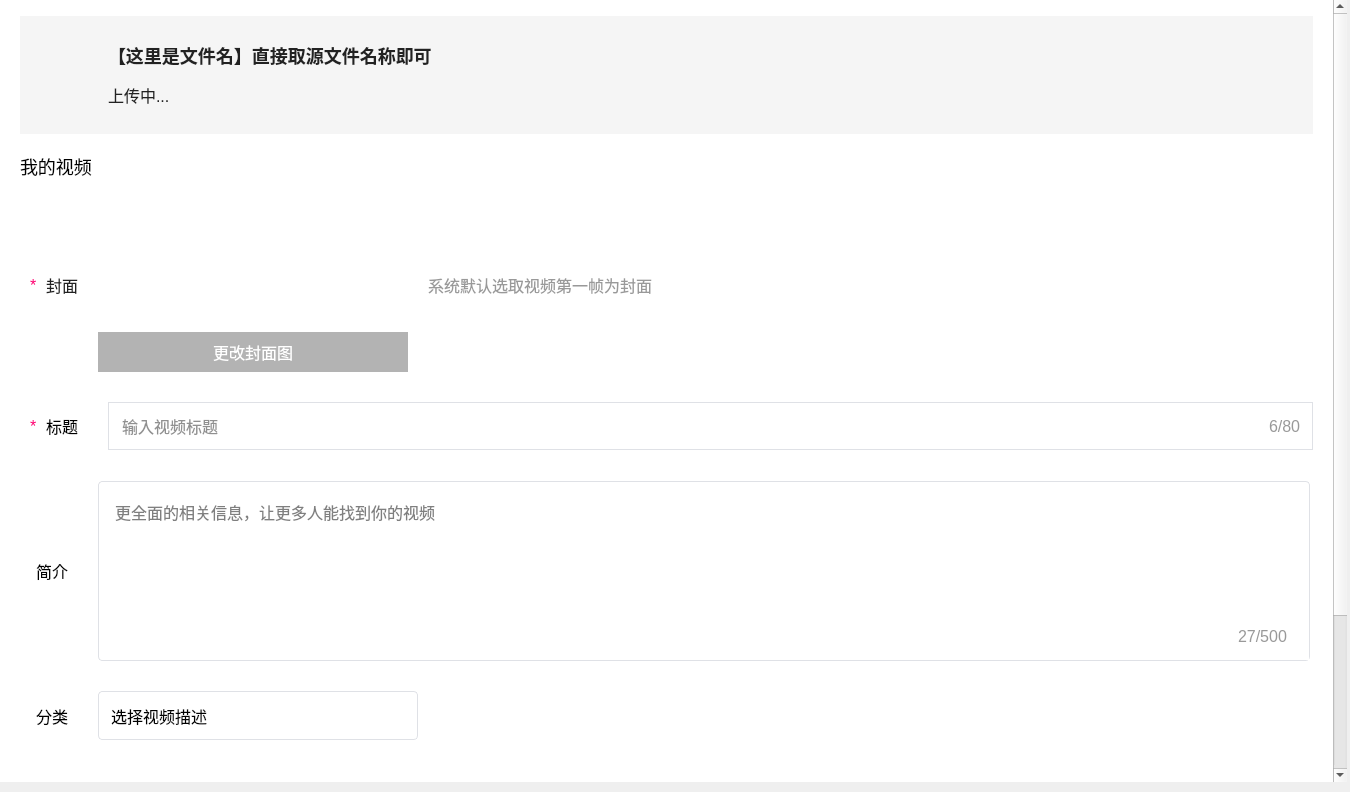
<?xml version="1.0" encoding="UTF-8"?>
<ui version="4.0">
 <class>UploadVideoPage</class>
 <widget class="QWidget" name="UploadVideoPage">
  <property name="geometry">
   <rect>
    <x>0</x>
    <y>0</y>
    <width>1350</width>
    <height>792</height>
   </rect>
  </property>
  <property name="windowTitle">
   <string>Form</string>
  </property>
  <property name="styleSheet">
   <string notr="true">*{
    font-family : 微软雅黑;
    font-size : 16px;
}</string>
  </property>
  <layout class="QVBoxLayout" name="verticalLayout">
   <property name="spacing">
    <number>7</number>
   </property>
   <property name="leftMargin">
    <number>0</number>
   </property>
   <property name="topMargin">
    <number>0</number>
   </property>
   <property name="rightMargin">
    <number>3</number>
   </property>
   <property name="bottomMargin">
    <number>10</number>
   </property>
   <item>
    <widget class="QScrollArea" name="scrollArea">
     <property name="styleSheet">
      <string notr="true">#scrollArea{
    border : none;
}

/*垂直滚动条*/
QScrollBar:vertical{
    border : none;
    background-color : #FFFFFF;
    width : 10px;
}

/*垂直滚动条手柄*/
QScrollBar::handle:vertical
{
     border : none;
     border-radius : 5px;
     background-color : #E8E8E8;
}

/*垂直方向的向上、向下箭头*/
QScrollBar::up-arrow:vertical, QScrollBar::down-arrow:vertical{
    border : none;
    width : 0px;
    height : 0px;
}



</string>
     </property>
     <property name="horizontalScrollBarPolicy">
      <enum>Qt::ScrollBarPolicy::ScrollBarAlwaysOff</enum>
     </property>
     <property name="widgetResizable">
      <bool>true</bool>
     </property>
     <widget class="QWidget" name="scrollAreaWidgetContents">
      <property name="geometry">
       <rect>
        <x>0</x>
        <y>0</y>
        <width>1337</width>
        <height>981</height>
       </rect>
      </property>
      <layout class="QVBoxLayout" name="verticalLayout_2">
       <property name="spacing">
        <number>0</number>
       </property>
       <property name="leftMargin">
        <number>0</number>
       </property>
       <property name="topMargin">
        <number>0</number>
       </property>
       <property name="rightMargin">
        <number>0</number>
       </property>
       <property name="bottomMargin">
        <number>0</number>
       </property>
       <item>
        <widget class="QWidget" name="pageBg" native="true">
         <property name="minimumSize">
          <size>
           <width>0</width>
           <height>981</height>
          </size>
         </property>
         <property name="maximumSize">
          <size>
           <width>1350</width>
           <height>981</height>
          </size>
         </property>
         <property name="styleSheet">
          <string notr="true">#pageBg{
    background-color : #FFFFFF;
}</string>
         </property>
         <layout class="QVBoxLayout" name="verticalLayout_3">
          <property name="spacing">
           <number>20</number>
          </property>
          <property name="leftMargin">
           <number>20</number>
          </property>
          <property name="topMargin">
           <number>16</number>
          </property>
          <property name="rightMargin">
           <number>20</number>
          </property>
          <property name="bottomMargin">
           <number>0</number>
          </property>
          <item>
           <widget class="QWidget" name="uploadWidget" native="true">
            <property name="minimumSize">
             <size>
              <width>0</width>
              <height>118</height>
             </size>
            </property>
            <property name="maximumSize">
             <size>
              <width>16777215</width>
              <height>118</height>
             </size>
            </property>
            <property name="styleSheet">
             <string notr="true">#uploadWidget{
    background-color : #F5F5F5;
}</string>
            </property>
            <layout class="QHBoxLayout" name="horizontalLayout">
             <property name="spacing">
              <number>8</number>
             </property>
             <property name="leftMargin">
              <number>28</number>
             </property>
             <property name="topMargin">
              <number>28</number>
             </property>
             <property name="rightMargin">
              <number>11</number>
             </property>
             <property name="bottomMargin">
              <number>28</number>
             </property>
             <item>
              <widget class="QLabel" name="folder">
               <property name="minimumSize">
                <size>
                 <width>52</width>
                 <height>44</height>
                </size>
               </property>
               <property name="maximumSize">
                <size>
                 <width>52</width>
                 <height>44</height>
                </size>
               </property>
               <property name="styleSheet">
                <string notr="true">#folder{
    border-image : url(&quot;:/images/uploadVideoPage/wenjian.png&quot;);
}</string>
               </property>
               <property name="text">
                <string/>
               </property>
              </widget>
             </item>
             <item>
              <widget class="QWidget" name="uploadInfo" native="true">
               <property name="minimumSize">
                <size>
                 <width>340</width>
                 <height>0</height>
                </size>
               </property>
               <property name="maximumSize">
                <size>
                 <width>340</width>
                 <height>16777215</height>
                </size>
               </property>
               <property name="styleSheet">
                <string notr="true"/>
               </property>
               <layout class="QGridLayout" name="gridLayout">
                <property name="leftMargin">
                 <number>0</number>
                </property>
                <property name="topMargin">
                 <number>0</number>
                </property>
                <property name="rightMargin">
                 <number>0</number>
                </property>
                <property name="bottomMargin">
                 <number>0</number>
                </property>
                <property name="horizontalSpacing">
                 <number>8</number>
                </property>
                <property name="verticalSpacing">
                 <number>16</number>
                </property>
                <item row="0" column="0" colspan="3">
                 <widget class="QLabel" name="fileName">
                  <property name="styleSheet">
                   <string notr="true">#fileName{
     font-weight : bold;
     font-size : 18px;
     color : #222222;
}</string>
                  </property>
                  <property name="text">
                   <string>【这里是文件名】直接取源文件名称即可</string>
                  </property>
                 </widget>
                </item>
                <item row="1" column="0">
                 <widget class="QLabel" name="uploadProgress">
                  <property name="maximumSize">
                   <size>
                    <width>64</width>
                    <height>16777215</height>
                   </size>
                  </property>
                  <property name="styleSheet">
                   <string notr="true">#uploadProgress{
    font-size : 16px;
    color : #222222;
}</string>
                  </property>
                  <property name="text">
                   <string>上传中...</string>
                  </property>
                 </widget>
                </item>
                <item row="1" column="1">
                 <widget class="QLabel" name="downIcon">
                  <property name="minimumSize">
                   <size>
                    <width>16</width>
                    <height>16</height>
                   </size>
                  </property>
                  <property name="maximumSize">
                   <size>
                    <width>16</width>
                    <height>16</height>
                   </size>
                  </property>
                  <property name="styleSheet">
                   <string notr="true">#downIcon{
    border-image : url(&quot;:/images/uploadVideoPage/wancheng.png&quot;);
}</string>
                  </property>
                  <property name="text">
                   <string/>
                  </property>
                 </widget>
                </item>
                <item row="1" column="2">
                 <spacer name="horizontalSpacer_2">
                  <property name="orientation">
                   <enum>Qt::Orientation::Horizontal</enum>
                  </property>
                  <property name="sizeHint" stdset="0">
                   <size>
                    <width>260</width>
                    <height>20</height>
                   </size>
                  </property>
                 </spacer>
                </item>
               </layout>
              </widget>
             </item>
             <item>
              <spacer name="horizontalSpacer">
               <property name="orientation">
                <enum>Qt::Orientation::Horizontal</enum>
               </property>
               <property name="sizeHint" stdset="0">
                <size>
                 <width>838</width>
                 <height>20</height>
                </size>
               </property>
              </spacer>
             </item>
            </layout>
           </widget>
          </item>
          <item>
           <widget class="QLabel" name="myVideo">
            <property name="minimumSize">
             <size>
              <width>0</width>
              <height>24</height>
             </size>
            </property>
            <property name="maximumSize">
             <size>
              <width>16777215</width>
              <height>24</height>
             </size>
            </property>
            <property name="styleSheet">
             <string notr="true">#myVideo{
    font-size : 18px;
    color : #000000;
}</string>
            </property>
            <property name="text">
             <string>我的视频</string>
            </property>
           </widget>
          </item>
          <item>
           <widget class="QWidget" name="videoContent" native="true">
            <property name="minimumSize">
             <size>
              <width>0</width>
              <height>174</height>
             </size>
            </property>
            <property name="maximumSize">
             <size>
              <width>16777215</width>
              <height>174</height>
             </size>
            </property>
            <property name="styleSheet">
             <string notr="true"/>
            </property>
            <layout class="QHBoxLayout" name="horizontalLayout_2">
             <property name="spacing">
              <number>20</number>
             </property>
             <property name="leftMargin">
              <number>10</number>
             </property>
             <property name="topMargin">
              <number>0</number>
             </property>
             <property name="rightMargin">
              <number>0</number>
             </property>
             <property name="bottomMargin">
              <number>0</number>
             </property>
             <item>
              <widget class="QWidget" name="coverBox" native="true">
               <property name="minimumSize">
                <size>
                 <width>48</width>
                 <height>0</height>
                </size>
               </property>
               <property name="maximumSize">
                <size>
                 <width>48</width>
                 <height>16777215</height>
                </size>
               </property>
               <property name="styleSheet">
                <string notr="true"/>
               </property>
               <layout class="QHBoxLayout" name="horizontalLayout_3">
                <property name="spacing">
                 <number>8</number>
                </property>
                <property name="leftMargin">
                 <number>0</number>
                </property>
                <property name="topMargin">
                 <number>0</number>
                </property>
                <property name="rightMargin">
                 <number>0</number>
                </property>
                <property name="bottomMargin">
                 <number>0</number>
                </property>
                <item>
                 <widget class="QLabel" name="star">
                  <property name="styleSheet">
                   <string notr="true">#star{
    font-size : 16px;
    color : #FF006F;
}</string>
                  </property>
                  <property name="text">
                   <string>*</string>
                  </property>
                 </widget>
                </item>
                <item>
                 <widget class="QLabel" name="coverText">
                  <property name="styleSheet">
                   <string notr="true">#coverText{
    font-size : 16px;
    color : #222222;
}</string>
                  </property>
                  <property name="text">
                   <string>封面</string>
                  </property>
                 </widget>
                </item>
               </layout>
              </widget>
             </item>
             <item>
              <widget class="QWidget" name="ImageBox" native="true">
               <property name="minimumSize">
                <size>
                 <width>310</width>
                 <height>0</height>
                </size>
               </property>
               <property name="maximumSize">
                <size>
                 <width>310</width>
                 <height>16777215</height>
                </size>
               </property>
               <property name="styleSheet">
                <string notr="true"/>
               </property>
               <widget class="QLabel" name="imageLabel">
                <property name="geometry">
                 <rect>
                  <x>0</x>
                  <y>0</y>
                  <width>310</width>
                  <height>174</height>
                 </rect>
                </property>
                <property name="styleSheet">
                 <string notr="true">#imageLabel{
    border-image : url(&quot;:/images/uploadVideoPage/fengmian.png&quot;);
}</string>
                </property>
                <property name="text">
                 <string/>
                </property>
               </widget>
               <widget class="QPushButton" name="changeButton">
                <property name="geometry">
                 <rect>
                  <x>0</x>
                  <y>134</y>
                  <width>310</width>
                  <height>40</height>
                 </rect>
                </property>
                <property name="styleSheet">
                 <string notr="true">#changeButton{
    border : none;
    color : #FFFFFF;
    background-color : rgba(0, 0, 0, 0.3);
}</string>
                </property>
                <property name="text">
                 <string>更改封面图</string>
                </property>
               </widget>
              </widget>
             </item>
             <item>
              <widget class="QLabel" name="coverLabel">
               <property name="styleSheet">
                <string notr="true">#coverLabel{
    font-size : 16px;
    color : #999999;
}</string>
               </property>
               <property name="text">
                <string>系统默认选取视频第一帧为封面</string>
               </property>
              </widget>
             </item>
             <item>
              <spacer name="horizontalSpacer_3">
               <property name="orientation">
                <enum>Qt::Orientation::Horizontal</enum>
               </property>
               <property name="sizeHint" stdset="0">
                <size>
                 <width>689</width>
                 <height>20</height>
                </size>
               </property>
              </spacer>
             </item>
            </layout>
           </widget>
          </item>
          <item>
           <widget class="QWidget" name="tittleContent" native="true">
            <property name="minimumSize">
             <size>
              <width>0</width>
              <height>69</height>
             </size>
            </property>
            <property name="maximumSize">
             <size>
              <width>16777215</width>
              <height>69</height>
             </size>
            </property>
            <property name="styleSheet">
             <string notr="true"/>
            </property>
            <layout class="QHBoxLayout" name="horizontalLayout_4">
             <property name="spacing">
              <number>30</number>
             </property>
             <property name="leftMargin">
              <number>10</number>
             </property>
             <property name="topMargin">
              <number>10</number>
             </property>
             <property name="rightMargin">
              <number>0</number>
             </property>
             <property name="bottomMargin">
              <number>11</number>
             </property>
             <item>
              <widget class="QWidget" name="tittleBox" native="true">
               <property name="minimumSize">
                <size>
                 <width>48</width>
                 <height>0</height>
                </size>
               </property>
               <property name="maximumSize">
                <size>
                 <width>48</width>
                 <height>16777215</height>
                </size>
               </property>
               <property name="styleSheet">
                <string notr="true"/>
               </property>
               <layout class="QHBoxLayout" name="horizontalLayout_5">
                <property name="spacing">
                 <number>8</number>
                </property>
                <property name="leftMargin">
                 <number>0</number>
                </property>
                <property name="topMargin">
                 <number>0</number>
                </property>
                <property name="rightMargin">
                 <number>0</number>
                </property>
                <property name="bottomMargin">
                 <number>0</number>
                </property>
                <item>
                 <widget class="QLabel" name="tittleStar">
                  <property name="minimumSize">
                   <size>
                    <width>8</width>
                    <height>0</height>
                   </size>
                  </property>
                  <property name="maximumSize">
                   <size>
                    <width>8</width>
                    <height>16777215</height>
                   </size>
                  </property>
                  <property name="styleSheet">
                   <string notr="true">#tittleStar{
    font-size : 16px;
    color : #FF006F;
}</string>
                  </property>
                  <property name="text">
                   <string>*</string>
                  </property>
                 </widget>
                </item>
                <item>
                 <widget class="QLabel" name="tittle">
                  <property name="text">
                   <string>标题</string>
                  </property>
                 </widget>
                </item>
               </layout>
              </widget>
             </item>
             <item>
              <widget class="QWidget" name="tittleContentBox" native="true">
               <property name="styleSheet">
                <string notr="true">#tittleContentBox{
    border : 1px solid #DFE1E6;
}</string>
               </property>
               <layout class="QHBoxLayout" name="horizontalLayout_6">
                <property name="spacing">
                 <number>3</number>
                </property>
                <property name="leftMargin">
                 <number>12</number>
                </property>
                <property name="topMargin">
                 <number>0</number>
                </property>
                <property name="rightMargin">
                 <number>12</number>
                </property>
                <property name="bottomMargin">
                 <number>0</number>
                </property>
                <item>
                 <widget class="QLineEdit" name="videoTittle">
                  <property name="styleSheet">
                   <string notr="true">#videoTittle{
    font-size : 16px;
    color : #222222;
    border : none;
}</string>
                  </property>
                  <property name="placeholderText">
                   <string>输入视频标题</string>
                  </property>
                 </widget>
                </item>
                <item>
                 <widget class="QLabel" name="wordLeft">
                  <property name="styleSheet">
                   <string notr="true">#wordLeft{
    font-size :16px;
    color : #999999;
}</string>
                  </property>
                  <property name="text">
                   <string>6/80</string>
                  </property>
                 </widget>
                </item>
               </layout>
              </widget>
             </item>
            </layout>
           </widget>
          </item>
          <item>
           <widget class="QWidget" name="briefIntroduce" native="true">
            <property name="minimumSize">
             <size>
              <width>0</width>
              <height>180</height>
             </size>
            </property>
            <property name="maximumSize">
             <size>
              <width>16777215</width>
              <height>180</height>
             </size>
            </property>
            <property name="styleSheet">
             <string notr="true"/>
            </property>
            <layout class="QHBoxLayout" name="horizontalLayout_7">
             <property name="spacing">
              <number>30</number>
             </property>
             <property name="leftMargin">
              <number>16</number>
             </property>
             <property name="topMargin">
              <number>0</number>
             </property>
             <property name="rightMargin">
              <number>0</number>
             </property>
             <property name="bottomMargin">
              <number>0</number>
             </property>
             <item>
              <widget class="QLabel" name="label">
               <property name="minimumSize">
                <size>
                 <width>32</width>
                 <height>0</height>
                </size>
               </property>
               <property name="maximumSize">
                <size>
                 <width>32</width>
                 <height>16777215</height>
                </size>
               </property>
               <property name="text">
                <string>简介</string>
               </property>
              </widget>
             </item>
             <item>
              <widget class="QWidget" name="linesEdit" native="true">
               <property name="styleSheet">
                <string notr="true"/>
               </property>
               <widget class="QPlainTextEdit" name="plainTextEdit">
                <property name="geometry">
                 <rect>
                  <x>0</x>
                  <y>0</y>
                  <width>1212</width>
                  <height>180</height>
                 </rect>
                </property>
                <property name="styleSheet">
                 <string notr="true">#plainTextEdit{
    border : 1px solid #DFE1E6;
    border-radius : 4px;
    padding-left : 12px;
    padding-top : 14px;
}</string>
                </property>
                <property name="placeholderText">
                 <string>更全面的相关信息，让更多人能找到你的视频</string>
                </property>
               </widget>
               <widget class="QLabel" name="briefLeftWord">
                <property name="geometry">
                 <rect>
                  <x>1140</x>
                  <y>145</y>
                  <width>69</width>
                  <height>21</height>
                 </rect>
                </property>
                <property name="styleSheet">
                 <string notr="true">#briefLeftWord{
    color : #999999;
}</string>
                </property>
                <property name="text">
                 <string>27/500</string>
                </property>
               </widget>
              </widget>
             </item>
            </layout>
           </widget>
          </item>
          <item>
           <widget class="QWidget" name="kindContent" native="true">
            <property name="minimumSize">
             <size>
              <width>0</width>
              <height>69</height>
             </size>
            </property>
            <property name="maximumSize">
             <size>
              <width>16777215</width>
              <height>69</height>
             </size>
            </property>
            <property name="styleSheet">
             <string notr="true"/>
            </property>
            <layout class="QHBoxLayout" name="horizontalLayout_8">
             <property name="spacing">
              <number>30</number>
             </property>
             <property name="leftMargin">
              <number>16</number>
             </property>
             <property name="topMargin">
              <number>0</number>
             </property>
             <property name="rightMargin">
              <number>0</number>
             </property>
             <property name="bottomMargin">
              <number>0</number>
             </property>
             <item>
              <widget class="QLabel" name="kindLabel">
               <property name="text">
                <string>分类</string>
               </property>
              </widget>
             </item>
             <item>
              <widget class="QComboBox" name="kinds">
               <property name="minimumSize">
                <size>
                 <width>320</width>
                 <height>49</height>
                </size>
               </property>
               <property name="maximumSize">
                <size>
                 <width>320</width>
                 <height>49</height>
                </size>
               </property>
               <property name="styleSheet">
                <string notr="true">#kinds{
    border-radius : 4px;
    border : 1px solid #DFE1E6;
    padding-left : 12px;
}

QComboBox::drop-down{
    width : 24px;
    height : 24px;
    border : none;
    subcontrol-position : right;
    right : 14px;
}

QComboBox::down-arrow{
   border-image : url(&quot;:/images/uploadVideoPage/xiala.png&quot;);
}
</string>
               </property>
               <property name="placeholderText">
                <string>选择视频描述</string>
               </property>
              </widget>
             </item>
             <item>
              <spacer name="horizontalSpacer_4">
               <property name="orientation">
                <enum>Qt::Orientation::Horizontal</enum>
               </property>
               <property name="sizeHint" stdset="0">
                <size>
                 <width>866</width>
                 <height>20</height>
                </size>
               </property>
              </spacer>
             </item>
            </layout>
           </widget>
          </item>
          <item>
           <widget class="QWidget" name="tagContent" native="true">
            <property name="minimumSize">
             <size>
              <width>0</width>
              <height>69</height>
             </size>
            </property>
            <property name="maximumSize">
             <size>
              <width>16777215</width>
              <height>69</height>
             </size>
            </property>
            <property name="styleSheet">
             <string notr="true"/>
            </property>
            <layout class="QHBoxLayout" name="horizontalLayout_9">
             <property name="spacing">
              <number>30</number>
             </property>
             <property name="leftMargin">
              <number>16</number>
             </property>
             <property name="topMargin">
              <number>0</number>
             </property>
             <property name="rightMargin">
              <number>0</number>
             </property>
             <property name="bottomMargin">
              <number>20</number>
             </property>
             <item>
              <widget class="QLabel" name="tagLabel">
               <property name="minimumSize">
                <size>
                 <width>32</width>
                 <height>0</height>
                </size>
               </property>
               <property name="maximumSize">
                <size>
                 <width>32</width>
                 <height>16777215</height>
                </size>
               </property>
               <property name="text">
                <string>标签</string>
               </property>
              </widget>
             </item>
             <item>
              <widget class="QWidget" name="tagWidget" native="true">
               <property name="styleSheet">
                <string notr="true"/>
               </property>
               <layout class="QHBoxLayout" name="horizontalLayout_10">
                <property name="spacing">
                 <number>0</number>
                </property>
                <property name="leftMargin">
                 <number>0</number>
                </property>
                <property name="topMargin">
                 <number>0</number>
                </property>
                <property name="rightMargin">
                 <number>0</number>
                </property>
                <property name="bottomMargin">
                 <number>0</number>
                </property>
                <item>
                 <layout class="QHBoxLayout" name="tagLayout"/>
                </item>
               </layout>
              </widget>
             </item>
            </layout>
           </widget>
          </item>
          <item>
           <widget class="QLabel" name="seperatorLine">
            <property name="maximumSize">
             <size>
              <width>16777215</width>
              <height>1</height>
             </size>
            </property>
            <property name="styleSheet">
             <string notr="true">#seperatorLine{
    background-color : #DFE1E6;
}</string>
            </property>
            <property name="text">
             <string/>
            </property>
           </widget>
          </item>
          <item>
           <widget class="QWidget" name="btnWidget" native="true">
            <property name="minimumSize">
             <size>
              <width>0</width>
              <height>48</height>
             </size>
            </property>
            <property name="maximumSize">
             <size>
              <width>16777215</width>
              <height>16777215</height>
             </size>
            </property>
            <property name="styleSheet">
             <string notr="true"/>
            </property>
            <layout class="QHBoxLayout" name="horizontalLayout_11">
             <property name="spacing">
              <number>0</number>
             </property>
             <property name="leftMargin">
              <number>0</number>
             </property>
             <property name="topMargin">
              <number>10</number>
             </property>
             <property name="rightMargin">
              <number>0</number>
             </property>
             <property name="bottomMargin">
              <number>34</number>
             </property>
             <item>
              <spacer name="horizontalSpacer_5">
               <property name="orientation">
                <enum>Qt::Orientation::Horizontal</enum>
               </property>
               <property name="sizeHint" stdset="0">
                <size>
                 <width>578</width>
                 <height>1</height>
                </size>
               </property>
              </spacer>
             </item>
             <item>
              <widget class="QPushButton" name="commitBtn">
               <property name="minimumSize">
                <size>
                 <width>136</width>
                 <height>48</height>
                </size>
               </property>
               <property name="maximumSize">
                <size>
                 <width>136</width>
                 <height>48</height>
                </size>
               </property>
               <property name="styleSheet">
                <string notr="true">#commitBtn{
    background-color : #3ECEFE;
    color : #FFFFFF;
    border-radius : 4px;
}</string>
               </property>
               <property name="text">
                <string>提交</string>
               </property>
              </widget>
             </item>
             <item>
              <spacer name="horizontalSpacer_6">
               <property name="orientation">
                <enum>Qt::Orientation::Horizontal</enum>
               </property>
               <property name="sizeHint" stdset="0">
                <size>
                 <width>577</width>
                 <height>1</height>
                </size>
               </property>
              </spacer>
             </item>
            </layout>
           </widget>
          </item>
         </layout>
        </widget>
       </item>
      </layout>
     </widget>
    </widget>
   </item>
  </layout>
 </widget>
 <resources/>
 <connections/>
</ui>
